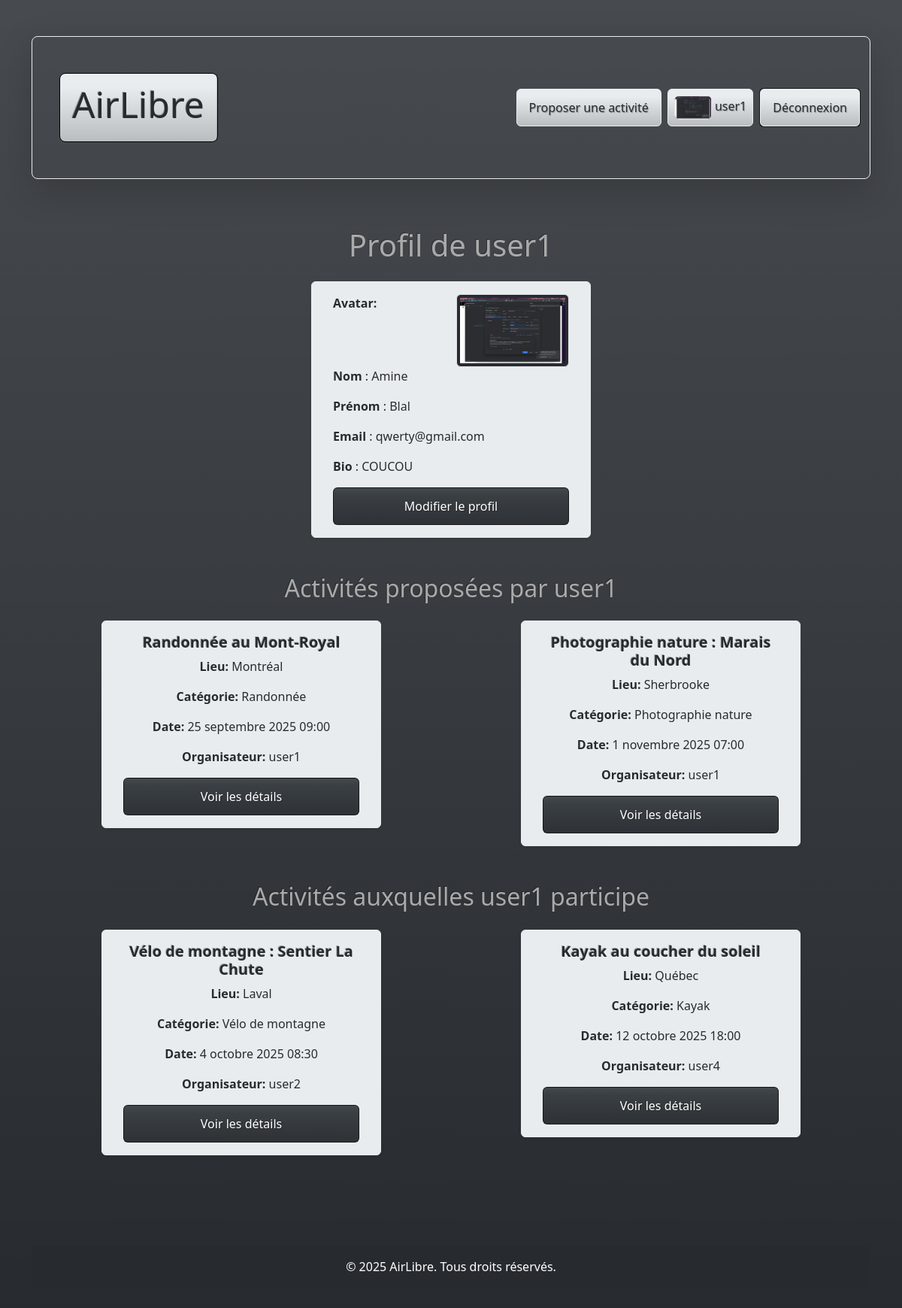
Page /profile/?username=user1 (signed in) on the committed database.
### activities/models.py (models this page shows, shortened)
class User(AbstractUser):
    avatar = models.ImageField(upload_to='avatar/', blank=True)
    bio = models.TextField(max_length=500, blank=True)
    class Meta:
        verbose_name = "Utilisateur"
        verbose_name_plural = "Utilisateurs"
        ordering = ["username"]

class Activity(models.Model):
    objects = models.Manager()
    title = models.CharField(
        verbose_name="Titre",
        null=False,
        blank=False,
        validators=[MinLengthValidator(5), MaxLengthValidator(200)],
    )
    description = models.TextField(
        verbose_name="Description",
        null=False,
        blank=False,
        validators=[MinLengthValidator(10)],
    )
    location_city = models.CharField(
        verbose_name="Ville",
        null=False,
        blank=False,
        validators=[MinLengthValidator(2), MaxLengthValidator(100)],
    )
    start_time = models.DateTimeField(
        verbose_name="Date et heure de début",
        null=False,
        blank=False,
    )
    end_time = models.DateTimeField(
        verbose_name="Date et heure de fin",
        null=False,
        blank=False,
    )
    proposer = models.ForeignKey(
        User, on_delete=models.CASCADE, related_name="proposed_activities"
    )
    attendees = models.ManyToManyField(
        User, related_name="attended_activities", verbose_name="Participants"
    )
    category = models.ForeignKey(
        Category,
        on_delete=models.SET_NULL,
        null=True,
        blank=True,
        related_name="activities",
        verbose_name="Catégorie",
    )
    class Meta:
        verbose_name = "Activité"
        verbose_name_plural = "Activités"
        ordering = ["start_time"]

class Category(models.Model):
    objects = models.Manager()
    name = models.CharField(
        verbose_name="Nom de la catégorie",
        unique=True,
        null=False,
        blank=False,
        validators=[MaxLengthValidator(100)],
    )
    class Meta:
        verbose_name = "Catégorie"
        verbose_name_plural = "Catégories"
        ordering = ["name"]

### activities/views.py (the view)
# urls.py: path("profile/", views.profile, name="profile"),
def profile(request):
    user = get_object_or_404(User, username=request.GET.get("username"))
    if user.is_superuser:
        return redirect("index")
    return render(
        request,
        "profile/profile.html",
        {
            "user": request.user,
            "profile_user": user,
            "liste_proposer_activites": Activity.objects.filter(proposer=user),
            "liste_participer_activites": Activity.objects.filter(attendees=user),
        },
    )

### activities/templates/profile/profile.html (shortened to what this page needs)
{% extends "activities/base.html" %}
{% block content %}
<h1 class="mt-4 mb-4">Profil de {{ profile_user.username }}</h1>
<div class="mb-5 row">
    <div class=" col-md-4 card h-100 shadow-sm mx-auto bg-light text-dark border border-light">
        <div class="card-body d-flex flex-column text-start">
            <div class="d-flex justify-content-between">
                <p><strong>Avatar:</strong></p>
                {% if profile_user.avatar %}
                <img src="{{ profile_user.avatar.url }}" alt="Avatar de {{ profile_user.username }}" width="150" height="150" class="img-thumbnail">
                {% else %}
                <img src="/media/images/user.png" alt="Avatar par défaut" width="150" height="150" class="img-thumbnail">
                {% endif %}
            </div>
            <div>
                <p><strong>Nom</strong> : {{ profile_user.first_name }}</p>
            </div>
            <div>
                <p><strong>Prénom</strong> : {{ profile_user.last_name }}</p>
            </div>
            <div>
                <p><strong>Email</strong> : {{ profile_user.email }}</p>
            </div>
            <div>
                <p><strong>Bio</strong> : {{ profile_user.bio }}</p>
            </div>
            {% if user == profile_user %}
            <a href="{% url 'edit_profile' %}" class="btn btn-primary mt-auto">Modifier le profil</a>
            {% endif %}
        </div>
    </div>
</div>
<h2 class="mb-4">Activités proposées par {{ profile_user.username }}</h2>
<div class="mb-5 row">
    {% if liste_proposer_activites %}
    {% for activite in liste_proposer_activites %}
    <div class=" col-md-4 card h-100 shadow-sm mx-auto bg-light text-dark border border-light">
        <div class="card-body d-flex flex-column text-center ">
            <h5 class="card-title"><strong>{{ activite.title }}</strong></h5>
            <p class="card-text"><strong>Lieu:</strong> {{ activite.location_city }}</p>
            <p class="card-text"><strong>Catégorie:</strong> {{ activite.category.name }}</p>
            <p class="card-text"><strong>Date:</strong> {{ activite.start_time }}</p>
            <p class="card-text"><strong>Organisateur:</strong> {{ activite.proposer.username }}</p>
            <a href="{% url 'details_activity' activite.id %}" class="btn btn-primary mt-auto">Voir les détails</a>
        </div>
    </div>
    {% endfor %}
    {% else %}
    <p>Aucune activité proposée.</p>
    {% endif %}
</div>
<h2 class="mb-4">Activités auxquelles {{ profile_user.username }} participe</h2>
<div class="mb-5 row">
    {% if liste_participer_activites %}
    {% for activite in liste_participer_activites %}
    <div class=" col-md-4 card h-100 shadow-sm mx-auto bg-light text-dark border border-light">
        <div class="card-body d-flex flex-column text-center">
            <h5 class="card-title"><strong>{{ activite.title }}</strong></h5>
            <p class="card-text"><strong>Lieu:</strong> {{ activite.location_city }}</p>
            <p class="card-text"><strong>Catégorie:</strong> {{ activite.category.name }}</p>
            <p class="card-text"><strong>Date:</strong> {{ activite.start_time }}</p>
            <p class="card-text"><strong>Organisateur:</strong> {{ activite.proposer.username }}</p>
            <a href="{% url 'details_activity' activite.id %}" class="btn btn-primary mt-auto">Voir les détails</a>
        </div>
    </div>
    {% endfor %}
    {% else %}
    <p>Aucune activité à laquelle participer.</p>
    {% endif %}
</div>
{% endblock %}

### activities/templates/activities/base.html (shortened to what this page needs)
{% load static %}
<!DOCTYPE html>
<html lang="fr">
<head>
  <link rel="stylesheet" href="{% static 'activities/css/styles.css' %}" />
</head>
<body class="bg-gradient">
  <header>
    <nav class="navbar navbar-expand-lg navbar-dark border-bottom border-light rounded-3 shadow-lg pt-5 mb-4">
      <div class="container-fluid d-flex align-items-center">
        <div class="border border-black btn-light rounded-3 ms-4">
          <a class="navbar-brand d-flex align-items-center text-dark" href="/">
            <h1>AirLibre</h1>
          </a>
        </div>
        <div class="collapse navbar-collapse justify-content-end" id="navbarTogglerD">
          {% if user.is_authenticated %}
          <div>
            <a href="{% url 'new_activity' %}" class="btn btn-light text-dark me-2 border border-light" role="button">Proposer une
              activité</a>
          </div>
          <div>
            <a href="{% url 'profile' %}?username={{ user.username }}" class="btn btn-light text-dark p-2 me-2 border border-light"
              role="button">
              {% if user.avatar %}
              <img src="{{ user.avatar.url }}" alt="Avatar de {{ user.username }}" width="50" height="50"
                class="img-thumbnail p-0">
              {% else %}
              <img src="/media/images/user.png" alt="Avatar par défaut" width="50" height="50"
                class="img-thumbnail m-0 p-0">
              {% endif %}
              {{ user.username }}
            </a>
          </div>
          <div>
          <form method="post" action="{% url 'logout' %}">
            <button type="submit" class="p-0"><a class="btn btn-light text-dark border border-light">Déconnexion</a></button>
          </form>
          </div>
          {% endif %}
        </div>
      </div>
    </nav>
  </header>
  <main class="container text-center justify-content-center">
    {% block content %}
    {% endblock %}
  </main>
  <footer>
    <div class="bg-dark text-center text-white p-3 mt-4">
      &copy; 2025 AirLibre. Tous droits réservés.
    </div>
  </footer>
</body>
</html>

### rows in the picture
User: avatar (picture), username "user1", first_name "Amine", last_name "Blal", email "qwerty@gmail.com", bio "COUCOU"
Activity: title "Randonnée au Mont-Royal", location_city "Montréal", category.name "Randonnée", start_time "25 septembre 2025 09:00", proposer.username "user1"
Activity: title "Photographie nature : Marais du Nord", location_city "Sherbrooke", category.name "Photographie nature", start_time "1 novembre 2025 07:00", proposer.username "user1"
Activity: title "Vélo de montagne : Sentier La Chute", location_city "Laval", category.name "Vélo de montagne", start_time "4 octobre 2025 08:30", proposer.username "user2"
Activity: title "Kayak au coucher du soleil", location_city "Québec", category.name "Kayak", start_time "12 octobre 2025 18:00", proposer.username "user4"
